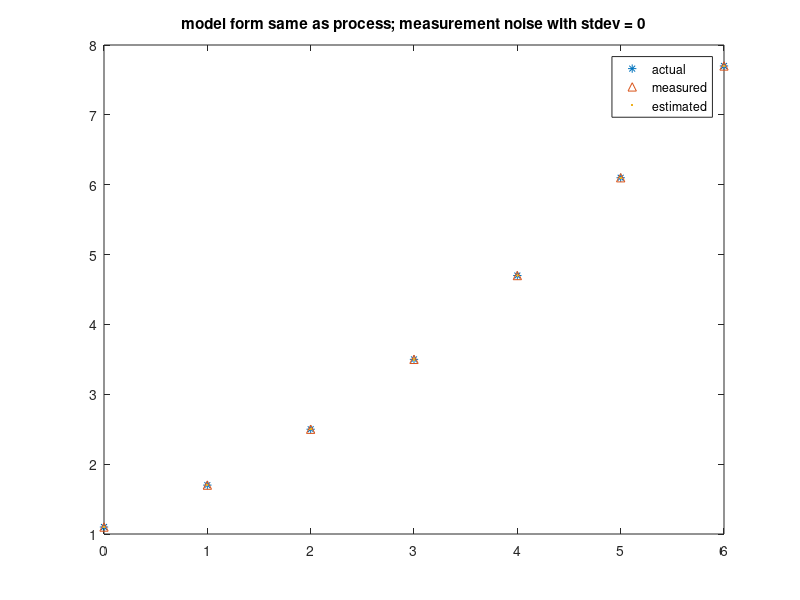
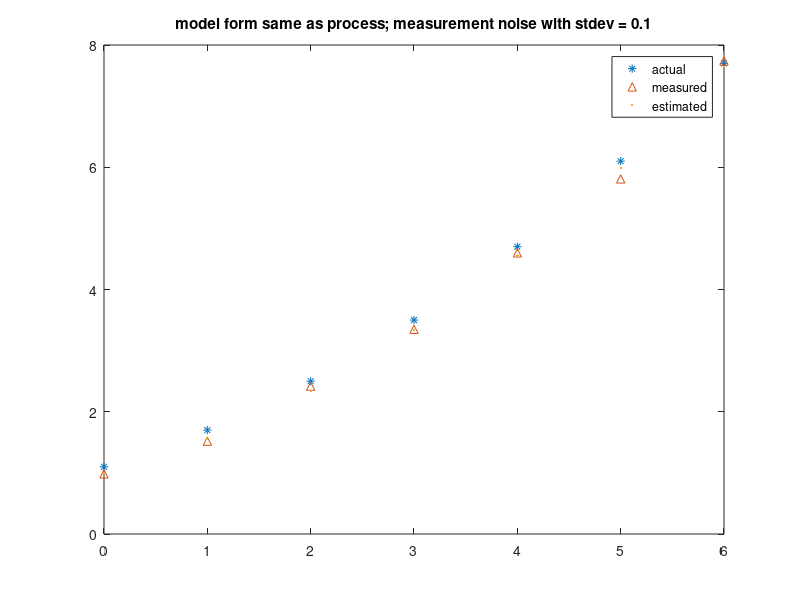
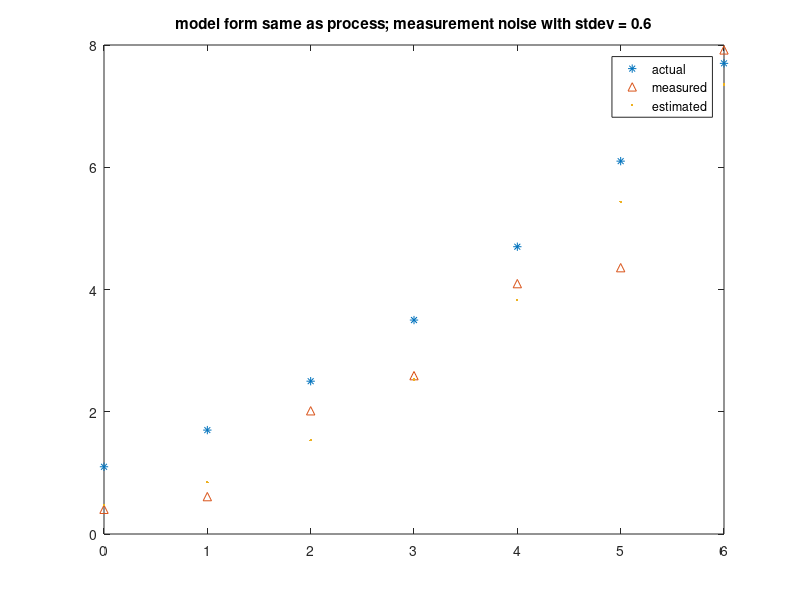
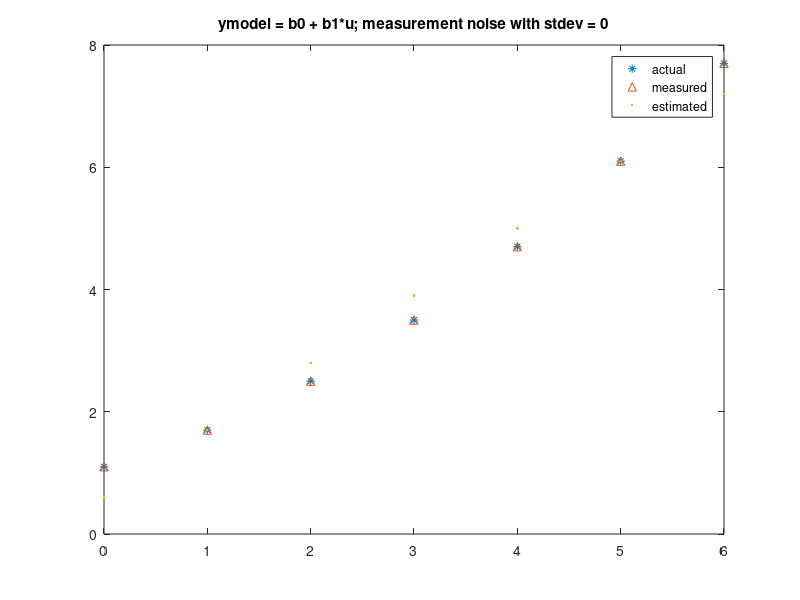

MATLAB code to generate these figures, in order:

clear all
close all

b0=1.1;b1=0.5;b2=0.1;b = [b0 b1 b2]';
u = [0:1:6]';PHI_actual = [ones(7,1) u u.^2];Y_actual=PHI_actual*b;

%n=randn(7,1);
n=[-0.6959   -1.0884   -0.4841   -0.9095   -0.6039   -1.7428   0.2194]';
stdev=std(n);
n_stdev0=n*0/stdev;
n_stdev_pt1=n*0.1/stdev;
n_stdev_pt6=n*0.6/stdev;



%%% model assumed is same form as process: y_model = b0 + b1*u + b2*u^2
PHI_model = PHI_actual;

% measurement noise with standard deviation of 0
n=n_stdev0;
Y_measured=PHI_actual*b+n;
b_estimated = inv(PHI_model'*PHI_model)*PHI_model'*Y_measured
Y_estimated = PHI_model*b_estimated;
figure,plot(u,Y_actual,'*'),hold on,plot(u,Y_measured,'^'),plot(u,Y_estimated,'.'),legend('actual','measured','estimated'),title('model form same as process; measurement noise with stdev = 0')
squared_error_between_estimated_and_measured_Y = (Y_measured - Y_estimated)'*(Y_measured - Y_estimated);
squared_error_between_estimated_and_actual_Y = (Y_actual - Y_estimated)'*(Y_actual - Y_estimated)

% measurement noise with standard deviation of 0.1
n=n_stdev_pt1;
Y_measured=PHI_actual*b+n;
b_estimated = inv(PHI_model'*PHI_model)*PHI_model'*Y_measured
Y_estimated = PHI_model*b_estimated;
figure,plot(u,Y_actual,'*'),hold on,plot(u,Y_measured,'^'),plot(u,Y_estimated,'.'),legend('actual','measured','estimated'),title('model form same as process; measurement noise with stdev = 0.1')
squared_error_between_estimated_and_measured_Y = (Y_measured - Y_estimated)'*(Y_measured - Y_estimated);
squared_error_between_estimated_and_actual_Y = (Y_actual - Y_estimated)'*(Y_actual - Y_estimated)

% measurement noise with standard deviation of 0.6
n=n_stdev_pt6;
Y_measured=PHI_actual*b+n;
b_estimated = inv(PHI_model'*PHI_model)*PHI_model'*Y_measured
Y_estimated = PHI_model*b_estimated;
figure,plot(u,Y_actual,'*'),hold on,plot(u,Y_measured,'^'),plot(u,Y_estimated,'.'),legend('actual','measured','estimated'),title('model form same as process; measurement noise with stdev = 0.6')
squared_error_between_estimated_and_measured_Y = (Y_measured - Y_estimated)'*(Y_measured - Y_estimated);
squared_error_between_estimated_and_actual_Y = (Y_actual - Y_estimated)'*(Y_actual - Y_estimated)


%%%%%%%%%%%%%%%%%%%%%%%%%%%%%%%%%%%%%%%%%%%%%%%%%%%%%%%%%%%%%%%%%%%%%%%%%%%%%%%%%%%%%%%%%%%%%%%%%%%%%%%%%%%%%%%%%%%%%%%%%%%%%%%%%%%%%%%%%%%%%%%%%%%%%%%%%%%%%%%%%%%%%%%%%%%%%%%%%%%%%%%%%%%%%%%%%
%%%%%%%%%%%%%%%%%%%%%%%%%%%%%%%%%%%%%%%%%%%%%%%%%%%%%%%%%%%%%%%%%%%%%%%%%%%%%%%%%%%%%%%%%%%%%%%%%%%%%%%%%%%%%%%%%%%%%%%%%%%%%%%%%%%%%%%%%%%%%%%%%%%%%%%%%%%%%%%%%%%%%%%%%%%%%%%%%%%%%%%%%%%%%%%%%


%%% model assumed is a different form as process: y_model = b0 + b1*u
PHI_model = [ones(7,1) u];

% measurement noise with standard deviation of 0
n=n_stdev0;
Y_measured=PHI_actual*b+n;
b_estimated = inv(PHI_model'*PHI_model)*PHI_model'*Y_measured
Y_estimated = PHI_model*b_estimated;
figure,plot(u,Y_actual,'*'),hold on,plot(u,Y_measured,'^'),plot(u,Y_estimated,'.'),legend('actual','measured','estimated'),title('ymodel = b0 + b1*u; measurement noise with stdev = 0')
squared_error_between_estimated_and_measured_Y = (Y_measured - Y_estimated)'*(Y_measured - Y_estimated);
squared_error_between_estimated_and_actual_Y = (Y_actual - Y_estimated)'*(Y_actual - Y_estimated)

% measurement noise with standard deviation of 0.1
n=n_stdev_pt1;
Y_measured=PHI_actual*b+n;
b_estimated = inv(PHI_model'*PHI_model)*PHI_model'*Y_measured
Y_estimated = PHI_model*b_estimated;
figure,plot(u,Y_actual,'*'),hold on,plot(u,Y_measured,'^'),plot(u,Y_estimated,'.'),legend('actual','measured','estimated'),title('ymodel = b0 + b1*u; measurement noise with stdev = 0.1')
squared_error_between_estimated_and_measured_Y = (Y_measured - Y_estimated)'*(Y_measured - Y_estimated);
squared_error_between_estimated_and_actual_Y = (Y_actual - Y_estimated)'*(Y_actual - Y_estimated)

% measurement noise with standard deviation of 0.6
n=n_stdev_pt6;
Y_measured=PHI_actual*b+n;
b_estimated = inv(PHI_model'*PHI_model)*PHI_model'*Y_measured
Y_estimated = PHI_model*b_estimated;
figure,plot(u,Y_actual,'*'),hold on,plot(u,Y_measured,'^'),plot(u,Y_estimated,'.'),legend('actual','measured','estimated'),title('ymodel = b0 + b1*u; measurement noise with stdev = 0.6')
squared_error_between_estimated_and_measured_Y = (Y_measured - Y_estimated)'*(Y_measured - Y_estimated);
squared_error_between_estimated_and_actual_Y = (Y_actual - Y_estimated)'*(Y_actual - Y_estimated)


%%%%%%%%%%%%%%%%%%%%%%%%%%%%%%%%%%%%%%%%%%%%%%%%%%%%%%%%%%%%%%%%%%%%%%%%%%%%%%%%%%%%%%%%%%%%%%%%%%%%%%%%%%%%%%%%%%%%%%%%%%%%%%%%%%%%%%%%%%%%%%%%%%%%%%%%%%%%%%%%%%%%%%%%%%%%%%%%%%%%%%%%%%%%%%%%%
%%%%%%%%%%%%%%%%%%%%%%%%%%%%%%%%%%%%%%%%%%%%%%%%%%%%%%%%%%%%%%%%%%%%%%%%%%%%%%%%%%%%%%%%%%%%%%%%%%%%%%%%%%%%%%%%%%%%%%%%%%%%%%%%%%%%%%%%%%%%%%%%%%%%%%%%%%%%%%%%%%%%%%%%%%%%%%%%%%%%%%%%%%%%%%%%%


%%% model assumed is a different form as process: y_model = b0
PHI_model = [ones(7,1)];

% measurement noise with standard deviation of 0
n=n_stdev0;
Y_measured=PHI_actual*b+n;
b_estimated = inv(PHI_model'*PHI_model)*PHI_model'*Y_measured
Y_estimated = PHI_model*b_estimated;
figure,plot(u,Y_actual,'*'),hold on,plot(u,Y_measured,'^'),plot(u,Y_estimated,'.'),legend('actual','measured','estimated'),title('ymodel = b0; measurement noise with stdev = 0')
squared_error_between_estimated_and_measured_Y = (Y_measured - Y_estimated)'*(Y_measured - Y_estimated);
squared_error_between_estimated_and_actual_Y = (Y_actual - Y_estimated)'*(Y_actual - Y_estimated)

% measurement noise with standard deviation of 0.1
n=n_stdev_pt1;
Y_measured=PHI_actual*b+n;
b_estimated = inv(PHI_model'*PHI_model)*PHI_model'*Y_measured
Y_estimated = PHI_model*b_estimated;
figure,plot(u,Y_actual,'*'),hold on,plot(u,Y_measured,'^'),plot(u,Y_estimated,'.'),legend('actual','measured','estimated'),title('ymodel = b0; measurement noise with stdev = 0.1')
squared_error_between_estimated_and_measured_Y = (Y_measured - Y_estimated)'*(Y_measured - Y_estimated);
squared_error_between_estimated_and_actual_Y = (Y_actual - Y_estimated)'*(Y_actual - Y_estimated)

% measurement noise with standard deviation of 0.6
n=n_stdev_pt6;
Y_measured=PHI_actual*b+n;
b_estimated = inv(PHI_model'*PHI_model)*PHI_model'*Y_measured
Y_estimated = PHI_model*b_estimated;
figure,plot(u,Y_actual,'*'),hold on,plot(u,Y_measured,'^'),plot(u,Y_estimated,'.'),legend('actual','measured','estimated'),title('ymodel = b0; measurement noise with stdev = 0.6')
squared_error_between_estimated_and_measured_Y = (Y_measured - Y_estimated)'*(Y_measured - Y_estimated);
squared_error_between_estimated_and_actual_Y = (Y_actual - Y_estimated)'*(Y_actual - Y_estimated)

%%%%%%%%%%%%%%%%%%%%%%%%%%%%%%%%%%%%%%%%%%%%%%%%%%%%%%%%%%%%%%%%%%%%%%%%%%%%%%%%%%%%%%%%%%%%%%%%%%%%%%%%%%%%%%%%%%%%%%%%%%%%%%%%%%%%%%%%%%%%%%%%%%%%%%%%%%%%%%%%%%%%%%%%%%%%%%%%%%%%%%%%%%%%%%%%%
%%%%%%%%%%%%%%%%%%%%%%%%%%%%%%%%%%%%%%%%%%%%%%%%%%%%%%%%%%%%%%%%%%%%%%%%%%%%%%%%%%%%%%%%%%%%%%%%%%%%%%%%%%%%%%%%%%%%%%%%%%%%%%%%%%%%%%%%%%%%%%%%%%%%%%%%%%%%%%%%%%%%%%%%%%%%%%%%%%%%%%%%%%%%%%%%%


%%% model assumed is a different form as process: y_model = b0 + b1*u + b2*u^2 + b3*y^3
PHI_model = [ones(7,1) u u.^2 u.^3];

% measurement noise with standard deviation of 0
n=n_stdev0;
Y_measured=PHI_actual*b+n;
b_estimated = inv(PHI_model'*PHI_model)*PHI_model'*Y_measured
Y_estimated = PHI_model*b_estimated;
figure,plot(u,Y_actual,'*'),hold on,plot(u,Y_measured,'^'),plot(u,Y_estimated,'.'),legend('actual','measured','estimated'),title('ymodel = b0 + b1*u + b2*u^2 + b3*u^3; measurement noise with stdev = 0')
squared_error_between_estimated_and_measured_Y = (Y_measured - Y_estimated)'*(Y_measured - Y_estimated);
squared_error_between_estimated_and_actual_Y = (Y_actual - Y_estimated)'*(Y_actual - Y_estimated)

% measurement noise with standard deviation of 0.1
n=n_stdev_pt1;
Y_measured=PHI_actual*b+n;
b_estimated = inv(PHI_model'*PHI_model)*PHI_model'*Y_measured
Y_estimated = PHI_model*b_estimated;
figure,plot(u,Y_actual,'*'),hold on,plot(u,Y_measured,'^'),plot(u,Y_estimated,'.'),legend('actual','measured','estimated'),title('ymodel = b0 + b1*u + b2*u^2 + b3*u^; measurement noise with stdev = 0.1')
squared_error_between_estimated_and_measured_Y = (Y_measured - Y_estimated)'*(Y_measured - Y_estimated);
squared_error_between_estimated_and_actual_Y = (Y_actual - Y_estimated)'*(Y_actual - Y_estimated)

% measurement noise with standard deviation of 0.6
n=n_stdev_pt6;
Y_measured=PHI_actual*b+n;
b_estimated = inv(PHI_model'*PHI_model)*PHI_model'*Y_measured
Y_estimated = PHI_model*b_estimated;
figure,plot(u,Y_actual,'*'),hold on,plot(u,Y_measured,'^'),plot(u,Y_estimated,'.'),legend('actual','measured','estimated'),title('ymodel = b0 + b1*u + b2*u^2 + b3*u^; measurement noise with stdev = 0.6')
squared_error_between_estimated_and_measured_Y = (Y_measured - Y_estimated)'*(Y_measured - Y_estimated);
squared_error_between_estimated_and_actual_Y = (Y_actual - Y_estimated)'*(Y_actual - Y_estimated)